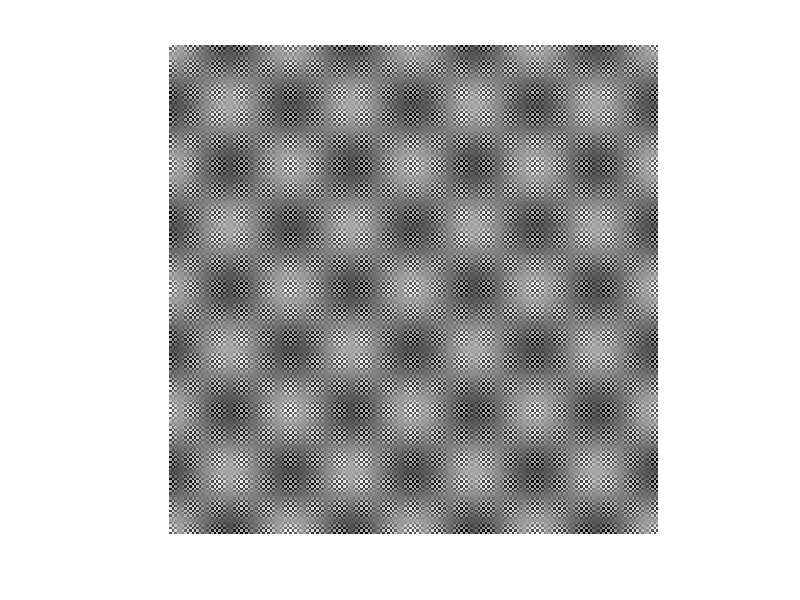

Write the MATLAB code that produced this figure.
% 图像大小 h, w
% 只取得三个周期结果
imgsize = [200 200];
f1 = 0.02;
f2 = 0.45;
[X, Y] = meshgrid(1:imgsize(2), 1:imgsize(1));
Z = cos(2*pi*f1*X) .* cos(2*pi*f1*Y) + 2*cos(2*pi*f2*X).*cos(2*pi*f2*Y);
normalZ = normalize(Z(:), 'range');
Z = reshape(normalZ, imgsize);
testTexture1 = Z;
figure;
imshow(Z);
save testTexture1.mat testTexture1